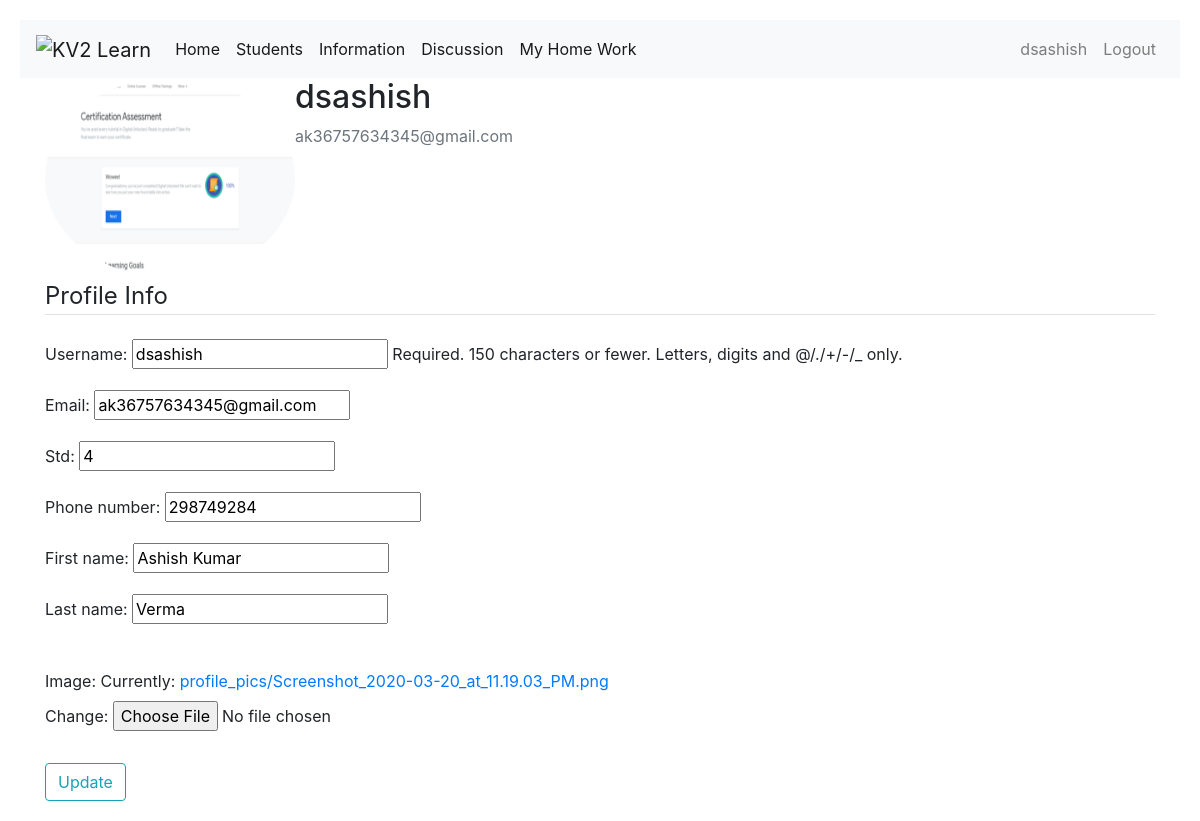
Screenshot of /profile/ (signed in) with the database file from the repository.
### users/models.py (models this page shows, shortened)
class CustomUser(AbstractUser):
    cat = models.CharField(max_length=200)
    std = models.CharField(max_length=200, blank=True, null=True)
    phone_number = models.CharField(max_length=15)

class Profile(models.Model):
    user = models.OneToOneField(CustomUser, on_delete=models.CASCADE)
    image = models.ImageField(default='default.png', upload_to='profile_pics')

### users/views.py (the view)
# urls.py: path('profile/', user.profile, name='profile'),
@login_required
def profile(request):
    if request.method == 'POST':
        u_form = UserUpdateForm(request.POST, instance=request.user)
        p_form = ProfileUpdateForm(request.POST,
                                   request.FILES,
                                   instance=request.user.profile)
        if u_form.is_valid() and p_form.is_valid():
            u_form.save()
            p_form.save()
            messages.success(request, 'Your account has been updated!')
            return redirect('profile')
    else:
        u_form = UserUpdateForm(instance=request.user)
        p_form = ProfileUpdateForm(instance=request.user.profile)
    context = {
        'u_form': u_form,
        'p_form': p_form
    }
    return render(request, 'profile.html', context)

### users/forms.py
class UserUpdateForm(forms.ModelForm):
    email = forms.EmailField()
    class Meta:
        model = CustomUser
        fields = ['username', 'email', 'std', 'phone_number', "first_name", "last_name"]

class ProfileUpdateForm(forms.ModelForm):
    class Meta:
        model = Profile
        fields = ['image']

### users/templates/profile.html (shortened to what this page needs)
{% extends "base.html" %}
{% block content %}
    <div class="content-section">
      <div class="media">
        <img class="rounded-circle account-img" width="250" height="200" src="{{ user.profile.image.url }}">
        <div class="media-body">
          <h2 class="account-heading">{{ user.username }}</h2>
          <p class="text-secondary">{{ user.email }}</p>
        </div>
      </div>
      <form method="POST" enctype="multipart/form-data">
          <fieldset class="form-group">
              <legend class="border-bottom mb-4">Profile Info</legend>
              {{ u_form.as_p }}<br>
              {{ p_form.as_p }}
          </fieldset>
          <div class="form-group">
              <button class="btn btn-outline-info" type="submit">Update</button>
          </div>
      </form>
    </div>
{% endblock content %}

### mentor/templates/base.html (shortened to what this page needs)
<!DOCTYPE html>
<html lang="en">
<head>
    <link rel="stylesheet" href="https://stackpath.bootstrapcdn.com/bootstrap/4.3.1/css/bootstrap.min.css">
    <link rel="stylesheet" href="https://maxcdn.bootstrapcdn.com/font-awesome/4.7.0/css/font-awesome.min.css">
</head>
<body>
    <div class="bs-example">
        {% if user.cat == "teacher" %}
        <nav class="navbar navbar-expand-md navbar-light bg-light">
            <a href="#" class="navbar-brand">
                <img src="/examples/images/logo.svg" height="28" alt="KV2 Learn">
            </a>
            <div class="collapse navbar-collapse" id="navbarCollapse">
                <div class="navbar-nav">
                    <a href="/home/" class="nav-item nav-link active">Home</a>
                    <a href="/students/" class="nav-item nav-link active">Students</a>
                    <a href="/information/" class="nav-item nav-link active">Information</a>
                    <a href="/discuss/" class="nav-item nav-link active" tabindex="-1">Discussion</a>
                    <a href="/myhomework/" class="nav-item nav-link active" tabindex="-1">My Home Work</a>
                </div>
                <div class="navbar-nav ml-auto">
                    <a href="/profile/" class="nav-item nav-link">{{user.username}}</a>
                    <a href="/logout/" class="nav-item nav-link">Logout</a>
                </div>
            </div>
        </nav>
        {% endif %}
        <div class="container">
        {% block content %}
        {% endblock content %}
            </div>
    </div>
</body>
</html>

### mentor/templates/base.html (style rules this page uses)
.bs-example { margin: 20px; }

### rows the page displays
CustomUser: username "dsashish", profile.image (picture), email "ak36757634345@gmail.com", std "4", phone_number "298749284", first_name "Ashish Kumar", last_name "Verma"
